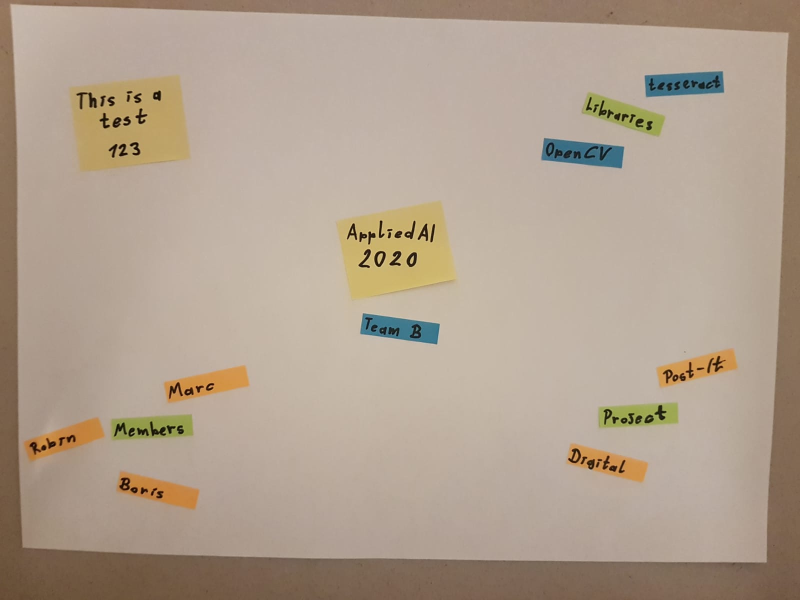
#> input picture test.jpg, 1600 x 1200 px (shown at 1/2 size)
$ python -i classes.py   (imports and definitions only)
#> lines starting #> are read from the running program, lines starting #| are printed output that depends on the picture; after the words box and inside, x2 and y2 are one past the last pixel; in counts of white or black regions, pixels touching at a corner belong together
import cv2 as cv
from PIL import Image
import pytesseract as pt
pt.pytesseract.tesseract_cmd = r'C:\Program Files\Tesseract-OCR\tesseract.exe'


class PostIt:
    def __init__(self, file_path, language="eng"):
        self.file_path = file_path
        self.img = Image.open(file_path)
        self.width, self.height = self.img.size
        self.num_pixels = self.width * self.height
        self.text = pt.image_to_string(self.img, lang=language)

    def get_color(self):
        r, g, b = (0, 0, 0)
        for x in range(self.width):
            for y in range(self.height):
                red, green, blue = self.img.getpixel((x, y))
                r, g, b = (r + red, g + green, b + blue)

        r, g, b = (r / self.num_pixels, g / self.num_pixels, b / self.num_pixels)
        return r, g, b

    def print_info(self):
        print("Image: {}".format(self.file_path))
        print("  Size: {} x {}".format(self.width, self.height))
        print("  Text: {}".format(self.text))


class FullImage:
    def __init__(self, file_path):
#> called with file_path = 'test.jpg'
        self.img = cv.imread(file_path, 1)
#> self.img is the input picture: shape (1200, 1600, 3); mean B, G, R 142.6, 159.8, 176.4
        self.file_path = file_path
        self.post_its = []

    def totally_not_copied_from_stackoverflow(self, resize_factor=2):
#> called with resize_factor = 2
        lab = cv.cvtColor(self.img, cv.COLOR_BGR2LAB)
#> lab: shape (1200, 1600, 3); mean of channels 0, 1, 2 170, 131.5, 139.2
        l, a, b = cv.split(lab)
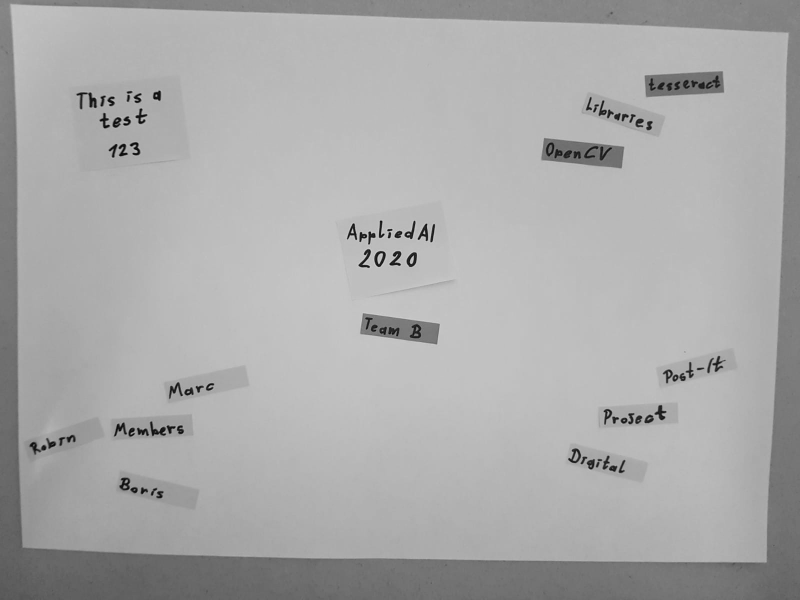
#> l: shape (1200, 1600) (shown at 1/2 size); min 2, max 228, mean 170
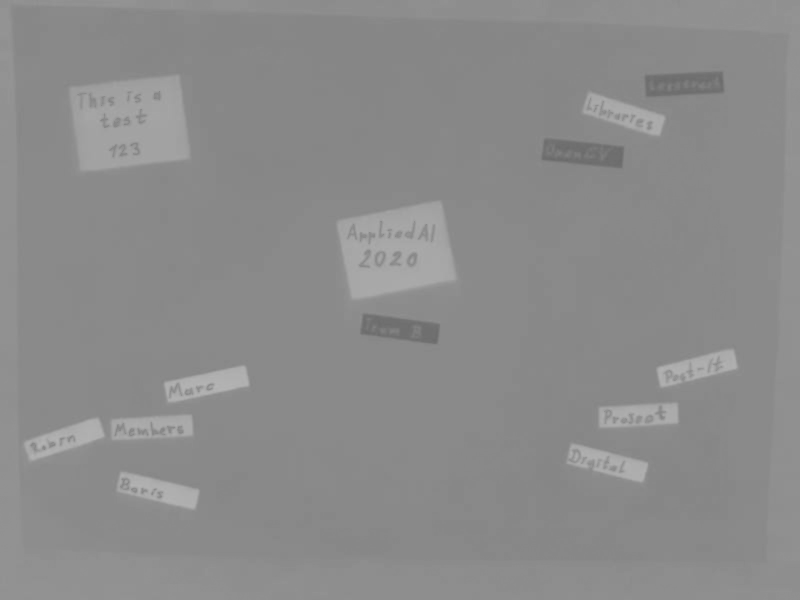
#> b: shape (1200, 1600) (shown at 1/2 size); min 104, max 182, mean 139.2
        enhanced = cv.createCLAHE(clipLimit=2.0, tileGridSize=(1, 1))
        cl = enhanced.apply(l)
        merged = cv.merge((cl, a, b))
#> merged: shape (1200, 1600, 3); mean of channels 0, 1, 2 169.6, 131.5, 139.2
        final_rgb = cv.cvtColor(merged, cv.COLOR_LAB2BGR)
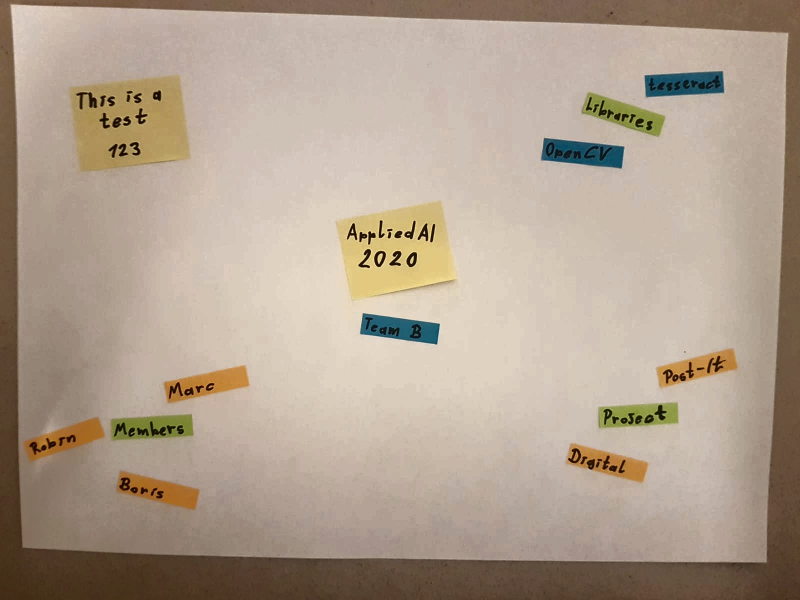
#> final_rgb: shape (1200, 1600, 3) (shown at 1/2 size); mean B, G, R 143.2, 160.3, 176.6
        final_gray = cv.cvtColor(final_rgb, cv.COLOR_RGB2GRAY)
        self.img = cv.resize(final_gray, (0, 0), fx=(1 / resize_factor), fy=(1 / resize_factor))
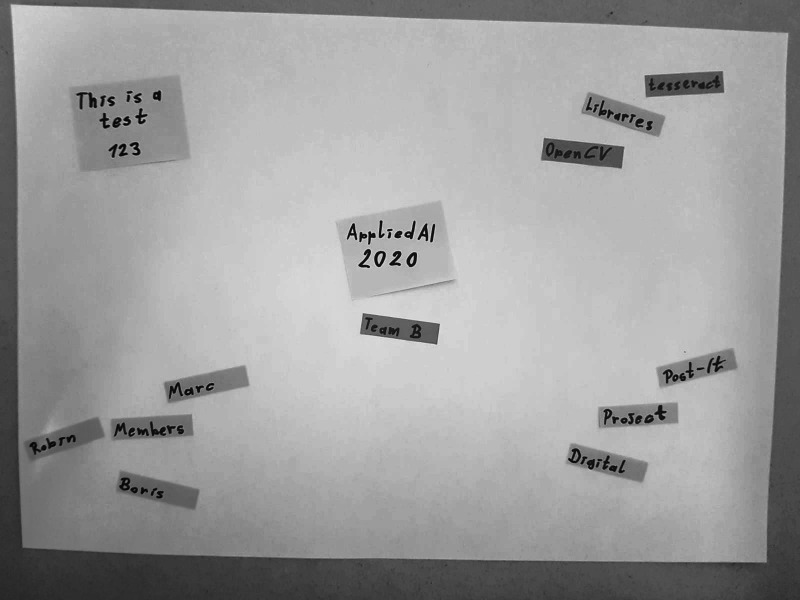
#> self.img: shape (600, 800); min 3, max 222, mean 157.1

    def find_post_its(self, resize_factor=2, language="eng"):
        self.totally_not_copied_from_stackoverflow(resize_factor)
        _, threshold = cv.threshold(self.img, 140, 255, cv.THRESH_BINARY_INV)
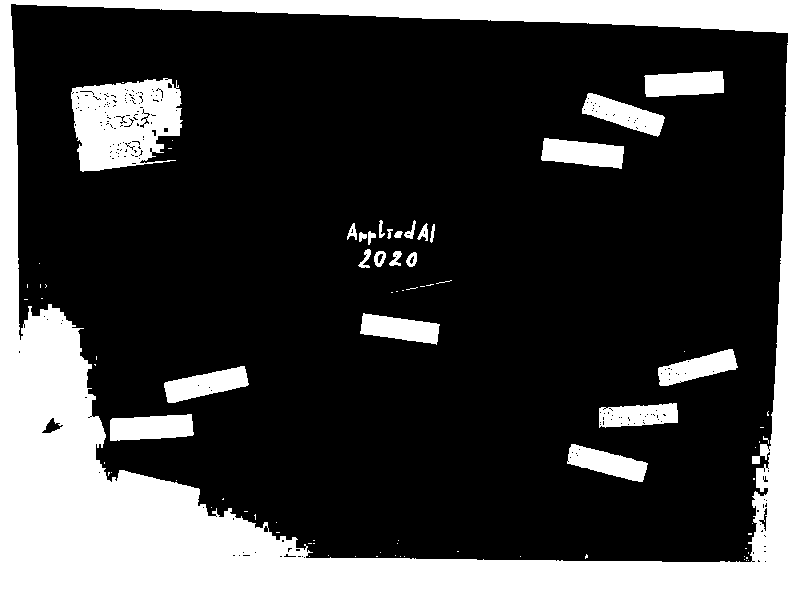
#> threshold: shape (600, 800); 25.6% white; 84 white regions (60 under 20 px)
        contours, _ = cv.findContours(threshold, cv.RETR_TREE, cv.CHAIN_APPROX_SIMPLE)
#> contours = 377 contours, 339 with area under 20; largest, box (x1, y1, x2, y2) and area: (0, 0, 800, 600) 478601, (10, 3, 789, 563) 382133, (71, 78, 183, 172) 7867, (110, 414, 194, 441) 1751, (541, 138, 624, 169) 1713

        count = 0
        file = Image.open(self.file_path)
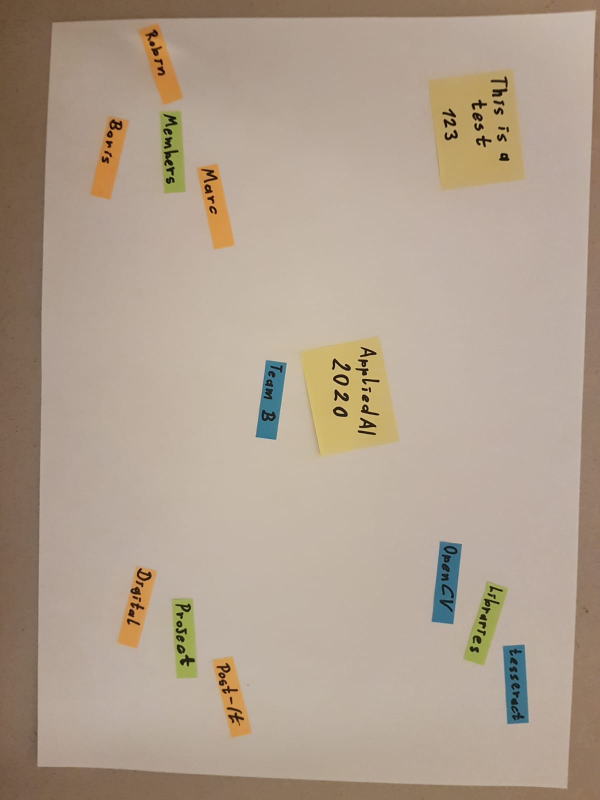
#> file: PIL image 1200x1600 RGB (shown at 1/2 size); mean R, G, B 176.4, 159.8, 142.6
        width, height = file.size
#> width = 1200; height = 1600

        for contour in contours:
            x, y, w, h = cv.boundingRect(contour)
            if ((width * height) / 2000) < (w * h) < ((width * height) / 10):
                count = count + 1
                x, y, w, h = (x * resize_factor, y * resize_factor, w * resize_factor, h * resize_factor)
                out = file.crop((x, y, x + w, y + h))
                out.save("out/file_{}.png".format(count))
                self.post_its.append(PostIt("out/file_{}.png".format(count)))
#> this loop made 90 passes
#> (x, y, w, h, count) on pass 90: (1134, 888, 162, 76, 1)
#> (x, y, w, h) on passes 3, 4, 7, 8, 9, 11: (751, 560, 5, 3), (757, 559, 4, 4), (297, 555, 5, 3), (279, 555, 4, 3), (242, 554, 9, 3), (232, 554, 4, 3)
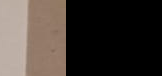
#> out: PIL image 162x76 RGB; mean R, G, B 67.1, 58.6, 52.8
#> after the loop, count = 1; self.post_its = []

    def print_info(self):
        for post_it in self.post_its:
            post_it.print_info()

#> (the run stopped early here; a loop or call above may not have finished)
